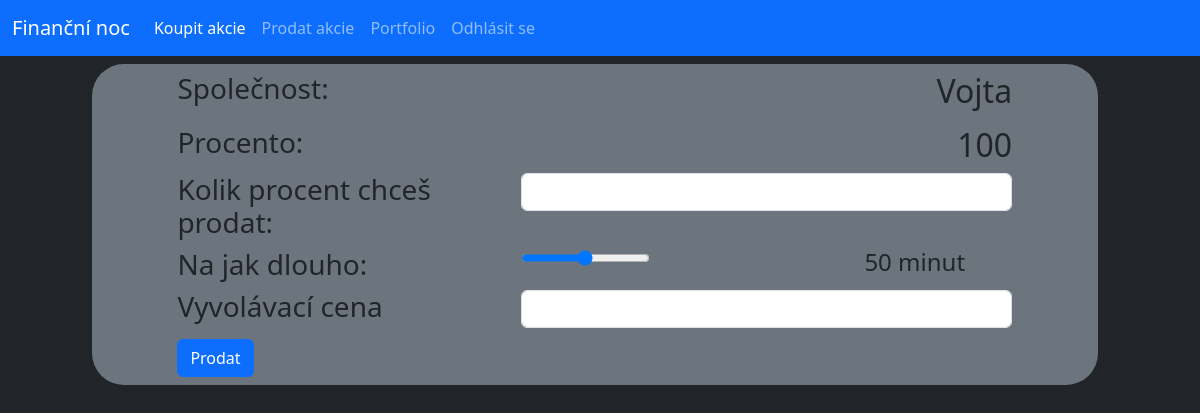
The app's page /sell/1 (signed in), older data.
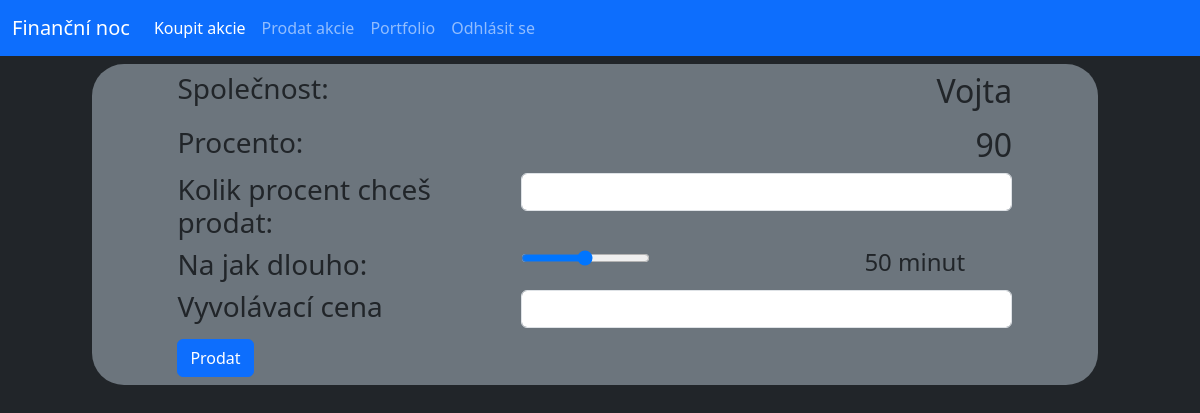
The same page, newer data.
### database.py (models this page shows, shortened)
class Stock(db.Model):
    _id = db.Column("id", db.Integer, primary_key=True)
    owner = db.Column(db.String(40))
    name = db.Column(db.String(40))
    percentage = db.Column(db.Integer)
    isSelling = db.Column(db.Boolean)

### router.py (the view, shortened to what this page needs)
@app.route("/sell", methods=["GET"])
@app.route("/sell/<stock_id>", methods=["GET", "POST"])
def sellStock(stock_id=-1):
    if not "user" in session:
        return redirect(url_for("login"))
    if (request.method == "GET") and (int(stock_id) < 0):
        stocks = Stock.query.filter_by(owner=session["user"]).all()
        return render_template("sell.html", stocks=stocks, logged=True)
    elif (request.method == "GET") and (int(stock_id) >= 0):
        stock = Stock.query.filter_by(_id=stock_id).first()
        stocks = Stock.query.all()
        if stock.owner == session["user"]:
            return render_template("stockSell.html", stock=stock, logged=True)
        else:
            flash("Tuto akcii nevlastníš!")
            return redirect(url_for("home"))

### templates/stockSell.html (shortened to what this page needs)
{% extends "main.html" %}
{% block content %}
<div class="row py-2">
    <div class="col-offset-1 col-11">
        <div class="conteiner offset-1 bg-secondary rounded-5">
            <div class="row py-2">
                <div class="col-4 offset-1"><h3>Společnost:</h3></div>
                <div class="col-6"><h2 class="text-end">{{stock.name}}</h2></div>
            </div>
            <form action="#" method="POST">
                <div class="row">
                    <div class="col-4 offset-1"><h3>Procento:</h3></div>
                    <div class="col-6"><h2 class="text-end">{{stock.percentage}}</h2></div>
                </div>
                <div class="row">
                    <div class="col-4 offset-1"><h3>Kolik procent chceš prodat: </h3></div>
                    <div class="col-6"><input type="amount" class="form-control" id="amount" name="amount"></div>
                </div>
                <div class="row">
                    <div class="col-4 offset-1"><h3>Na jak dlouho: </h3></div>
                    <div class="col-4"><input type="range" min="1" max="100" value="50" class="slider" id="minutes" name="minutes"></div>
                    <div class="col"><h4><span id="sliderValue"></span> minut</h4></div>
                </div>
                <div class="row">
                    <div class="col-4 offset-1"><h3>Vyvolávací cena</h3></div>
                    <div class="col-6"><input type="price" class="form-control" id="price" name="price"></div>
                </div>
                <div class="row py-2">
                    <div class="col-4 offset-1">
                        <button type="submit" class="btn btn-primary">Prodat</button>
                    </div>
            </form>
            </div>
        </div>
    </div>
{% endblock %}

Row changes from the older to the newer data that the page shows:
changed Stock "Vojta": percentage "100" → "90"
